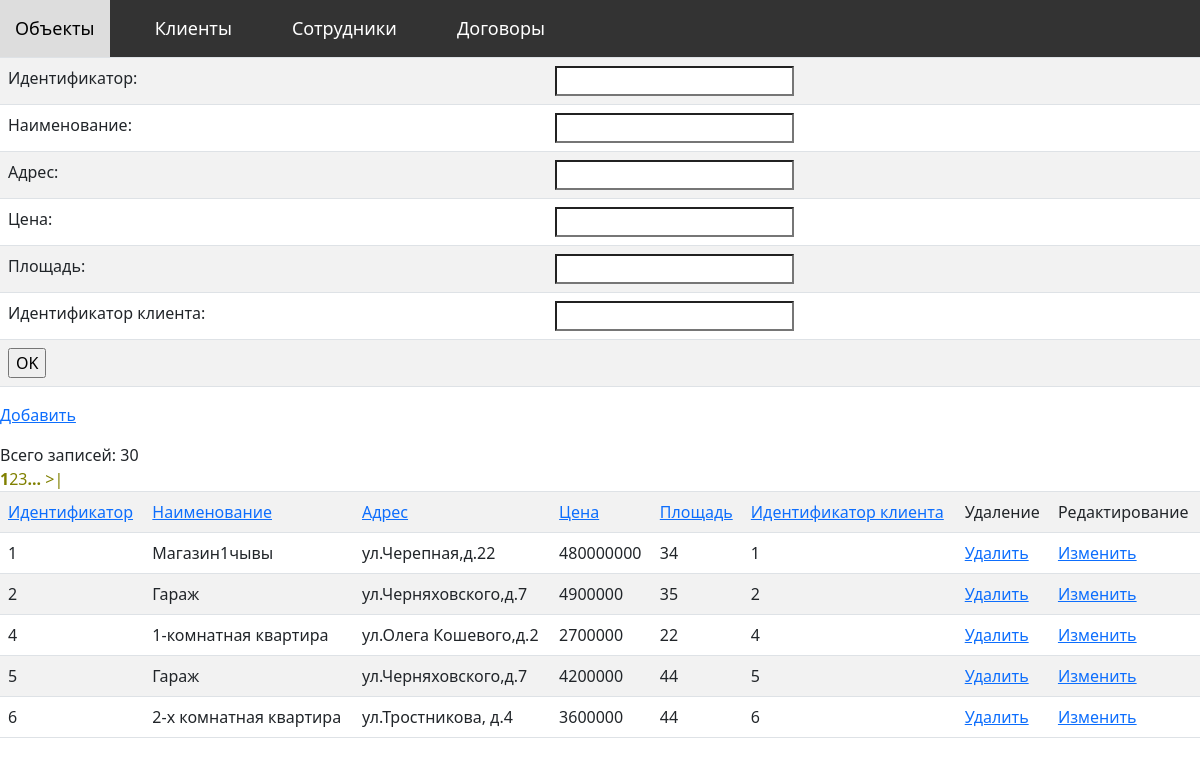
The page / on the database its author committed.
### tables this page shows
CREATE TABLE `objectar` (
  `IDOB` int(11) NOT NULL AUTO_INCREMENT,
  `NAZVOB` char(30) DEFAULT NULL,
  `ADROB` char(30) DEFAULT NULL,
  `CENAOB` float DEFAULT NULL,
  `PLOSHAD` float NOT NULL,
  `IDCL` int(11) DEFAULT NULL,
  PRIMARY KEY (`IDOB`),
  KEY `IDCL` (`IDCL`),
  CONSTRAINT `objectar_ibfk_3` FOREIGN KEY (`IDCL`) REFERENCES `client` (`IDCL`)
);

### index.php (the view, shortened to what this page needs)
<!doctype html>
<html lang="ru">
<head>
   <link rel="stylesheet" type="text/css" media="screen" href="css/style1.css">
   <link rel="stylesheet" type="text/css" media="screen" href="css/style.css">
   <link href="/css/bootstrap.min.css" rel="stylesheet" type="text/css"/>
</head>
<body>
		<div id="navbar">
			<div class="menu">
				<ul class="nav">
				  <li><a class="link" href="index.php">Объекты</a></li>
					<li><a class="link" href="client.php">Клиенты</a></li>
					<li><a class="link" href="sotrudnic.php">Сотрудники</a></li>
					<li><a class="link" href="dogovor.php">Договоры</a></li>
				</ul>
			</div>
		</div>
  <?php
	$link = new mysqli('localhost', 'root', 'root', 'nedv');
  ?>
  <form action="" method="post">
    <table class="table table-striped table-condensed table-bordered table-rounded">
	<tr>
        <td>Идентификатор:</td>
        <td><input type="text" name="IDOB" value="<?= isset($_GET['red_id']) ? $product['IDOB'] : ''; ?>"></td>
      </tr>
      <tr>
        <td>Наименование:</td>
        <td><input type="text" name="NAZVOB" value="<?= isset($_GET['red_id']) ? $product['NAZVOB'] : ''; ?>"></td>
      </tr>
      <tr>
        <td>Адрес:</td>
        <td><input type="text" name="ADROB" value="<?= isset($_GET['red_id']) ? $product['ADROB'] : ''; ?>"> </td>
      </tr>
	  <tr>
        <td>Цена:</td>
        <td><input type="text" name="CENAOB" value="<?= isset($_GET['red_id']) ? $product['CENAOB'] : ''; ?>"> </td>
      </tr>
	  <tr>
        <td>Площадь:</td>
        <td><input type="text" name="PLOSHAD" value="<?= isset($_GET['red_id']) ? $product['PLOSHAD'] : ''; ?>"> </td>
      </tr>
	  <tr>
        <td>Идентификатор клиента:</td>
        <td><input type="text" name="IDCL" value="<?= isset($_GET['red_id']) ? $product['IDCL'] : ''; ?>"> </td>
      </tr>
      <tr>
        <td colspan="2"><input type="submit" value="OK"></td>
      </tr>
    </table>
  </form>
   <p><a href="?add=new">Добавить</a></p>
  <table class="table table-striped table-condensed table-bordered table-rounded">
    <tbody>
    <?php
    if (isset($_GET['page'])){
        $page = $_GET['page'];
    }
    else $page = 1;
    $kol = 5;
    $art = ($page * $kol) - $kol;
    $res = $link->query("SELECT COUNT(*) FROM `objectar`");
    $row = mysqli_fetch_array($res);
    $total = $row[0];
    $pages_count = ceil($total / $kol);
   if (isset($_GET['up_id'])) {
      $sql = $link->query("SELECT * FROM `objectar` ORDER BY {$_GET['up_id']} LIMIT $art,$kol", $db);
    }else{
     $sql = $link->query("SELECT * FROM `objectar` LIMIT $art,$kol", $db);
    }
     echo '<tr>' .
             "<td><a href='?up_id=`IDOB`'>Идентификатор</a></td>" .
             "<td><a href='?up_id=`NAZVOB`'>Наименование</a></td>" .
             "<td><a href='?up_id=`ADROB`'>Адрес</a></td>" .
			       "<td><a href='?up_id=`CENAOB`'>Цена</a></td>" .
             "<td><a href='?up_id=`PLOSHAD`'>Площадь</a></td>" .
			       "<td><a href='?up_id=`IDCL`'>Идентификатор клиента</a></td>" .
			       "<td>Удаление</td>" .
             "<td>Редактирование</td>" .
             '</tr>';
      while ($result = mysqli_fetch_array($sql)){
        echo '<tr>' .
             "<td>{$result['IDOB']}</td>" .
             "<td>{$result['NAZVOB']}</td>" .
             "<td>{$result['ADROB']}</td>" .
			 "<td>{$result['CENAOB']}</td>" .
             "<td>{$result['PLOSHAD']}</td>" .
			  "<td>{$result['IDCL']}</td>" .
             "<td><a href='?del_id={$result['IDOB']}'>Удалить</a></td>" .
             "<td><a href='?red_id={$result['IDOB']}'>Изменить</a></td>" .
             '</tr>';
      }
      require_once('universal_link_bar.php');
         universal_link_bar($page, $total, $pages_count, 2);
    ?>
	</tbody>
  </table>
</body>
</html>

### universal_link_bar.php (shortened to what this page needs)
<?php
 function universal_link_bar($page, $count, $pages_count, $show_link) {
      $style = 'style="color: #808000; text-decoration: none;"';
      $begin = $page - intval($show_link / 2);
    for ($j = 0; $j <= $show_link; $j++) {
      $i = $begin + $j;
      if ($i < 1) {
        $show_link++;
        continue;
      }
        if ($i == $page) {
         echo ' <a '.$style.' ><b>'.$i.'</b></a> ';
        } else {
         echo ' <a '.$style.' href='.$_SERVER['php_self'].'?page='.$i.'>'.$i.'</a> ';
          }
      if (($j == $show_link) && ($i < $pages_count)) {
       echo ' <a '.$style.' href='.$_SERVER['php_self'].'?page='.($i+1).'><b>...</b></a> ';
      }
    }
    if ($begin + $show_link + 1 < $pages_count) {
     echo ' <a '.$style.' href='.$_SERVER['php_self'].'?page='.$pages_count.'> >| </a>';
    }
  return true;
}
?>

### css/style1.css (style rules this page uses)
body { margin: 0; padding: 0; font-family: 'Ubuntu', sans-serif; }
#navbar { background-color: #333; width: 100%; transition: top 0.3s; }
#navbar a { float: left; display: block; color: white; text-align: center; padding: 15px; text-decoration: none; }
.menu { display: flex; }
.nav { display: flex; list-style: none; }
.nav li a { color: #000000; text-decoration: none; margin: 0 30px 0 0; font-size: 18px; }
.link { transition: .3s; }

### css/style.css (style rules this page uses)
html { width:100%; }
* { -webkit-text-size-adjust:none; }
body { font:12px/21px Arial, Helvetica, sans-serif; color:#616061; position:relative; min-width:960px; height:100%; min-height:100%; background: none repeat scroll 0 0 #FAFAFA; }
html, body { height:100%; }
a { text-decoration:none; color: #616061; outline:none; transition:0.5s ease; -o-transition:0.5s ease; -webkit-transition:0.5s ease; }
p { margin-bottom:18px; }
ul { padding:0; margin:0; list-style:none; }

### css/elements.css (style rules this page uses)
.button-red:active, .button-brown:active, .button-green:active, .button-blue:active, .button-pink:active, .button-white:active, .button-black:active, { background: #000; }

### rows shown on the page
objectar: IDOB "1", NAZVOB "Магазин1чывы", ADROB "ул.Черепная,д.22", CENAOB "480000000", PLOSHAD "34", IDCL "1"
objectar: IDOB "2", NAZVOB "Гараж", ADROB "ул.Черняховского,д.7", CENAOB "4900000", PLOSHAD "35", IDCL "2"
objectar: IDOB "4", NAZVOB "1-комнатная квартира", ADROB "ул.Олега Кошевого,д.2", CENAOB "2700000", PLOSHAD "22", IDCL "4"
objectar: IDOB "5", NAZVOB "Гараж", ADROB "ул.Черняховского,д.7", CENAOB "4200000", PLOSHAD "44", IDCL "5"
objectar: IDOB "6", NAZVOB "2-х комнатная квартира", ADROB "ул.Тростникова, д.4", CENAOB "3600000", PLOSHAD "44", IDCL "6"

### other values the page prints
$i "1"
$i "2"
$i "3"
